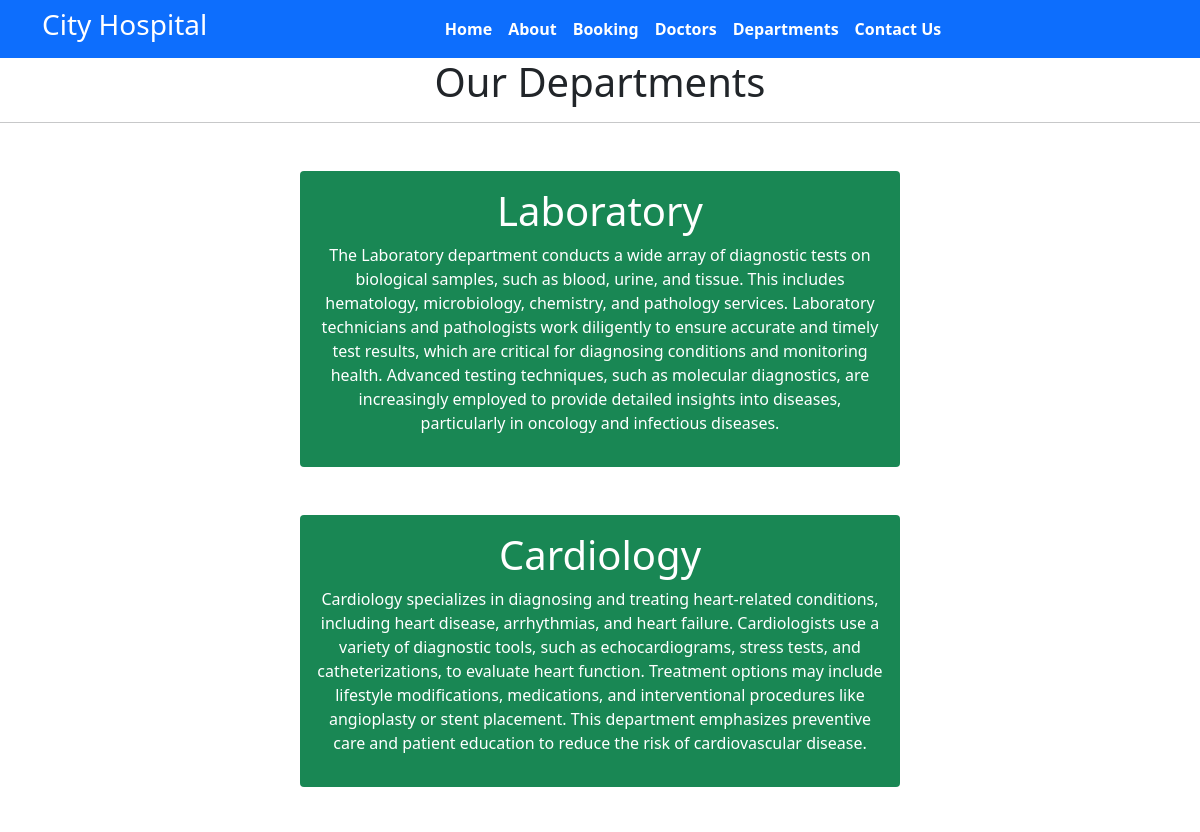
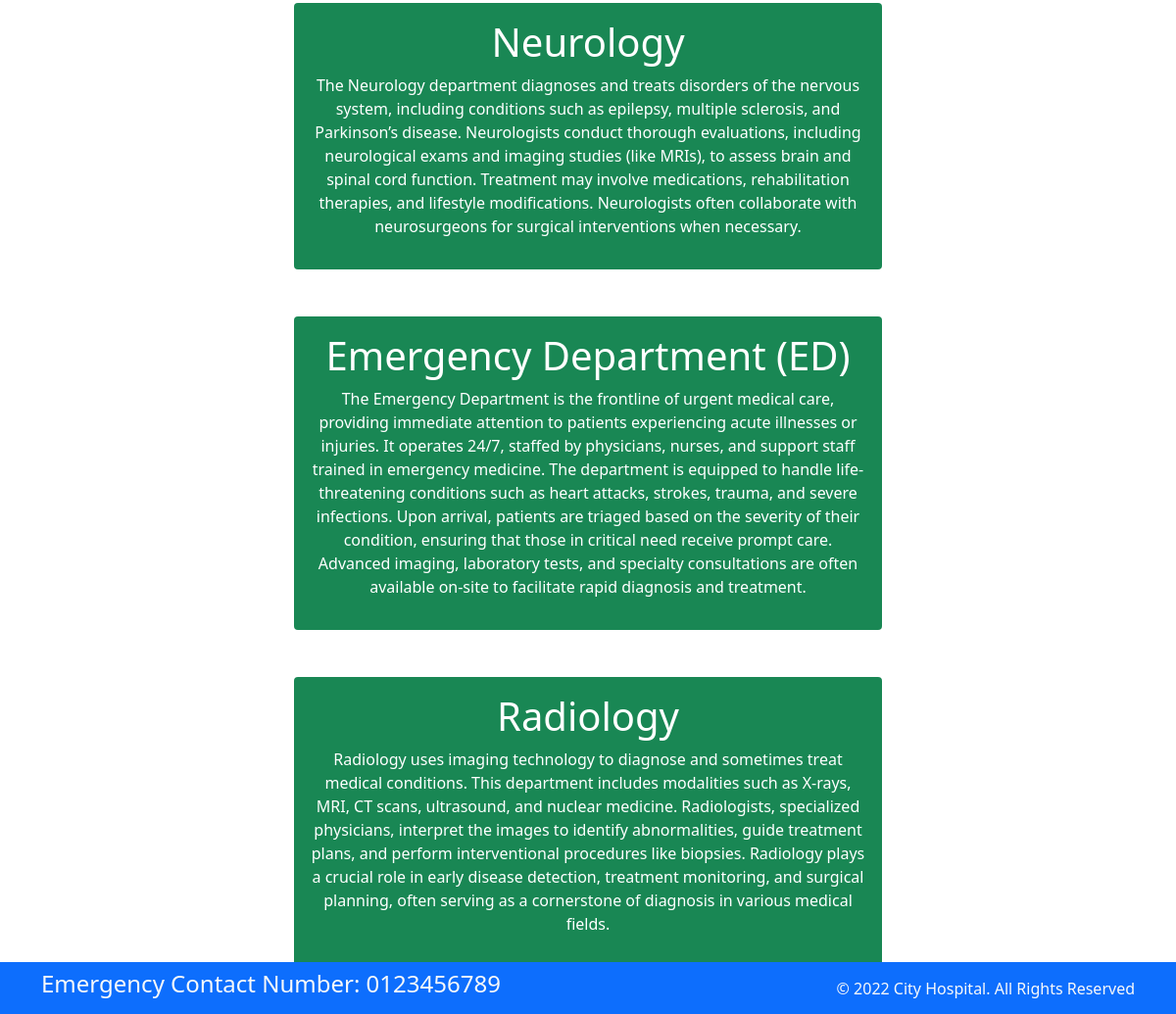
Screenshot of /department with the database file from the repository (2 pictures, top to bottom).
### home/models.py (models this page shows, shortened)
class departments(models.Model):
    dep_name = models.CharField(max_length = 100)
    dep_decription = models.TextField()

### home/views.py (the view)
# urls.py: path('department', views.department,name ='department'),
def department(request):
    dict_dept ={
        'dept': departments.objects.all()
    }
    return render(request,'department.html',dict_dept)

### templates/department.html (shortened to what this page needs)
{% extends 'base.html' %}
{% block content%}
<h1 class="text-center"> Our Departments </h1>
<hr>
{% for d in dept %}
<div class="mx-auto w-50 bg-success text-center text-white p-3 my-5 porder border-warning rounded">
<h1>{{d.dep_name}}</h1>
<p>{{d.dep_decription}}</p>
</div>
{% endfor %}
{%endblock%}

### templates/base.html (shortened to what this page needs)
{% load static %}
<!DOCTYPE html>
<html>
  <head>
    <link rel="stylesheet"
      href=" https://cdn.jsdelivr.net/npm/bootstrap@5.1.3/dist/css/bootstrap.min.css ">
    <link rel="stylesheet"
      href="https://use.fontawesome.com/releases/v5.2.0/css/all.css">
    <link rel="stylesheet"
      href="{% static '/css/style.css' %}">
  </head>
  <body>
    <nav class="navbar bg-primary navbar-expand-md ">
      <div class="container">
        <div class="col-2 text-left pl-md-0">
          <h3 class="text-white"> City Hospital </h3>
        </div>
        <div
          class="collapse navbar-collapse justify-content-center col-md-8 navbar-collapse-3">
          <ul class="navbar-nav justify-content-center  fw-bold">
            <li class="nav-item active">
              <a class="nav-link text-white" href="{% url 'home'%}">Home </a>
            </li>
            <li class="nav-item">
              <a class="nav-link text-white" href="{% url 'about'%}">About</a>
            </li>
            <li class="nav-item">
              <a class="nav-link text-white" href="{% url 'booking'%}">Booking</a>
            </li>
            <li class="nav-item">
              <a class="nav-link text-white" href="{% url 'doctors'%}">Doctors</a>
            </li>
			 <li class="nav-item">
              <a class="nav-link text-white" href="{% url 'department'%}">Departments</a>
            </li>
            <li class="nav-item">
              <a class="nav-link text-white" href="{% url 'contact'%}">Contact Us</a>
            </li>
          </ul>
        </div>
      </div>
    </nav>
    {% block content%}   {%endblock%}
    <section class="fixed-bottom">
      <footer class="pt-2 pb-2  bg-primary text-light">
        <div class="container">
          <div class="row align-items-center">
            <div class="col-12 col-md-8">
              <h4>Emergency Contact Number: 0123456789</h4>
            </div>
            <div class="col-12 col-md-4 mt-4 mt-md-0 text-center text-md-end">
              © 2022 City Hospital. All Rights Reserved
            </div>
          </div>
        </div>
      </footer>
    </section>
  </body>
</html>

### rows the page displays
departments: dep_name "Laboratory", dep_decription "The Laboratory department conducts a wide array of diagnostic tests on biological samples, such as blood, urine, and tissue. This includes hematology, microbiology, chemistry, and pathology services. Laboratory technicians and pathologists work diligently to ensure accurate and timely test results, which are critical for diagnosing conditions and monitoring health. Advanced testing techniques, such as molecular diagnostics, are increasingly employed to provide detailed insights into diseases, particularly in oncology and infectious diseases."
departments: dep_name "Cardiology", dep_decription "Cardiology specializes in diagnosing and treating heart-related conditions, including heart disease, arrhythmias, and heart failure. Cardiologists use a variety of diagnostic tools, such as echocardiograms, stress tests, and catheterizations, to evaluate heart function. Treatment options may include lifestyle modifications, medications, and interventional procedures like angioplasty or stent placement. This department emphasizes preventive care and patient education to reduce the risk of cardiovascular disease."
departments: dep_name "Neurology", dep_decription "The Neurology department diagnoses and treats disorders of the nervous system, including conditions such as epilepsy, multiple sclerosis, and Parkinson’s disease. Neurologists conduct thorough evaluations, including neurological exams and imaging studies (like MRIs), to assess brain and spinal cord function. Treatment may involve medications, rehabilitation therapies, and lifestyle modifications. Neurologists often collaborate with neurosurgeons for surgical interventions when necessary."
departments: dep_name "Emergency Department (ED)", dep_decription "The Emergency Department is the frontline of urgent medical care, providing immediate attention to patients experiencing acute illnesses or injuries. It operates 24/7, staffed by physicians, nurses, and support staff trained in emergency medicine. The department is equipped to handle life-threatening conditions such as heart attacks, strokes, trauma, and severe infections. Upon arrival, patients are triaged based on the severity of their condition, ensuring that those in critical need receive prompt care. Advanced imaging, laboratory tests, and specialty consultations are often available on-site to facilitate rapid diagnosis and treatment."
departments: dep_name "Radiology", dep_decription "Radiology uses imaging technology to diagnose and sometimes treat medical conditions. This department includes modalities such as X-rays, MRI, CT scans, ultrasound, and nuclear medicine. Radiologists, specialized physicians, interpret the images to identify abnormalities, guide treatment plans, and perform interventional procedures like biopsies. Radiology plays a crucial role in early disease detection, treatment monitoring, and surgical planning, often serving as a cornerstone of diagnosis in various medical fields."
